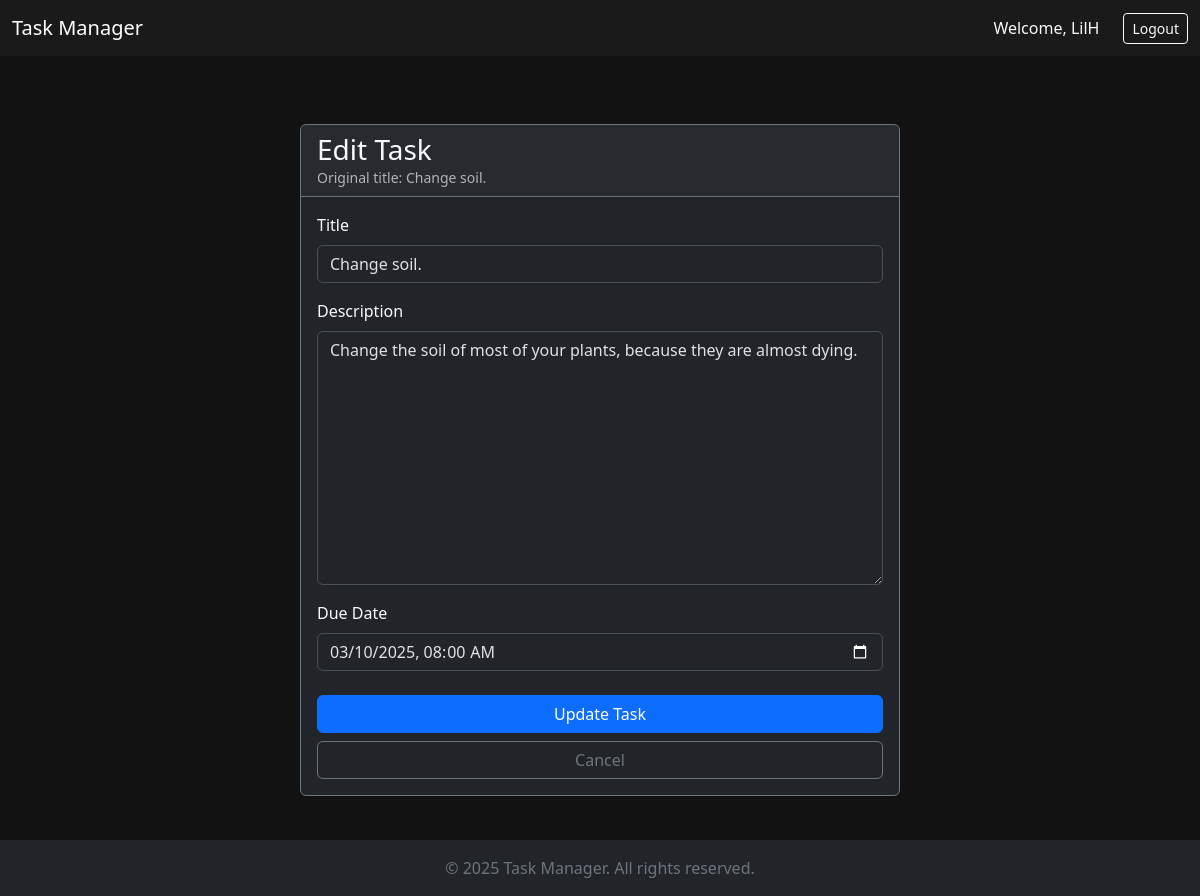
Page /edit_task/19/ (signed in) on the committed database.
### task_manager/models.py (models this page shows, shortened)
class Task(models.Model):
    title = models.CharField(max_length=300)
    description = models.TextField()
    status = models.BooleanField(default=False)
    published_date = models.DateTimeField(auto_now_add=True)
    due_date = models.DateTimeField()
    owner = models.ForeignKey(User, on_delete=models.CASCADE)

### task_manager/views.py (the view)
# urls.py: path('edit_task/<int:task_id>/', views.edit_task, name='edit_task'),
@login_required
def edit_task(request, task_id):
    task = get_object_or_404(Task, id=task_id)
    check_task_owner(task.owner, request.user)
    if request.method != 'POST':
        form = TaskForm(instance=task)
    else:
        form = TaskForm(instance=task, data=request.POST)
        if form.is_valid():
            form.save()
        return redirect('task_manager:index')
    context = {'form': form, 'task': task}
    return render(request, 'task_manager/edit_task.html', context)

### task_manager/forms.py
class TaskForm(forms.ModelForm):
    class Meta:
        model = Task
        fields = ['title', 'description', 'due_date']
        labels = {
            'title': 'Title',
            'description': 'Description',
            'due_date': 'Due Date'
        }
        widgets = {
            'description': forms.Textarea(),
            'due_date': forms.DateTimeInput(attrs={'type': 'datetime-local'})
        }

### task_manager/views.py (called while the page is built)
def check_task_owner(task_owner, request_user):
    if task_owner != request_user:
        raise Http404

### task_manager/templates/task_manager/edit_task.html (shortened to what this page needs)
{% extends 'task_manager/base.html' %}
{% load django_bootstrap5 %}
{% block content %}
<div class="container-lg mt-4">
    <div class="card bg-dark text-light border-secondary mx-auto" style="max-width: 600px">
        <div class="card-header border-secondary">
            <h3 class="mb-0">Edit Task</h3>
            <p class="text-muted mb-0 small">Original title: {{ task.title }}</p>
        </div>
        <div class="card-body">
            <form action="{% url 'task_manager:edit_task' task.id %}" method="POST">
                {% bootstrap_form form %}
                <div class="d-grid gap-2 mt-4">
                    {% bootstrap_button button_type='submit' content='Update Task' class='btn btn-primary' %}
                    <a href="{% url 'task_manager:index' %}" class="btn btn-outline-secondary">
                        Cancel
                    </a>
                </div>
            </form>
        </div>
    </div>
</div>
{% endblock content %}

### task_manager/templates/task_manager/base.html (shortened to what this page needs)
<!DOCTYPE html>
{% load django_bootstrap5 %}
<html lang="en" data-bs-theme="dark">
<head>
    {% bootstrap_css %}
</head>
<body class="d-flex flex-column">
    <nav class="navbar navbar-expand-md navbar-dark bg-dark">
        <div class="container-fluid">
            <a class="navbar-brand" href="{% url 'task_manager:index' %}">Task Manager</a>
            <div class="collapse navbar-collapse" id="navbarCollapse">
                <ul class="navbar-nav ms-auto mb-2 mb-lg-0">
                    {% if user.is_authenticated %}
                    <li class="nav-item">
                        <span class="navbar-text text-light me-3">Welcome, {{ user.username }}</span>
                    </li>
                    {% else %}
                    <li class="nav-item">
                        <a class="nav-link text-light" href="{% url 'accounts:register' %}">Sign Up</a>
                    </li>
                    {% endif %}
                </ul>
                {% if user.is_authenticated %}
                <form action="{% url 'accounts:logout' %}" method="post" class="ms-2">
                    <button type="submit" class="btn btn-outline-light btn-sm">Logout</button>
                </form>
                {% endif %}
            </div>
        </div>
    </nav>
    <main class="container-lg mt-4 flex-grow-1">
        {% block content %}{% endblock content %}
    </main>
    <footer class="bg-dark text-secondary py-3 mt-4">
        <div class="container-fluid text-center">
            <p class="mb-0">&copy; {% now "Y" %} Task Manager. All rights reserved.</p>
        </div>
    </footer>
</body>
</html>

### task_manager/templates/task_manager/base.html (style rules this page uses)
body { background-color: #121212; min-height: 100vh; display: flex; flex-direction: column; }
.navbar { background-color: #1a1a1a !important; }
main { flex: 1; padding: 20px 0; }

### rows in the picture
Task: title "Change soil.", description "Change the soil of most of your plants, because they are almost dying.", due_date "03/10/2025 08:00"

### other values in the picture
{{ user.username }} "LilH"
